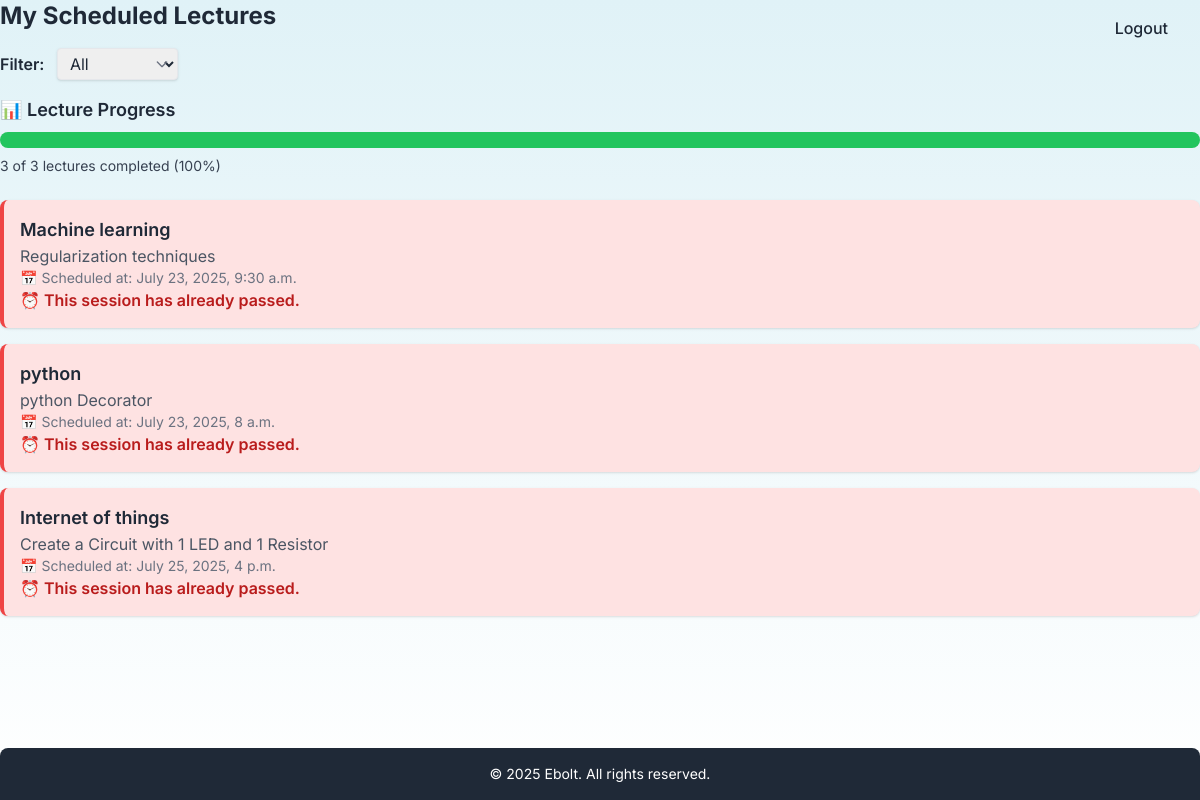
The app's page /my_lectures/ (signed in) with its own data.
### notes/models.py (models this page shows, shortened)
class Lecture(models.Model):
    user = models.ForeignKey(User, on_delete=models.CASCADE)
    title = models.CharField(max_length=200)
    description = models.TextField(blank=True)
    scheduled_at = models.DateTimeField()
    created_at = models.DateTimeField(auto_now_add=True)
    reminder_sent = models.BooleanField(default=False)

### notes/views.py (the view)
# urls.py: path('my_lectures/', views.my_lectures_view, name='my_lectures'),
@login_required
def my_lectures_view(request):
    now = timezone.now()
    reminder_window = now + timedelta(hours=24)
    filter_option = request.GET.get('filter', 'all')
    lectures = Lecture.objects.filter(user=request.user)
    if filter_option == 'upcoming':
        lectures = lectures.filter(scheduled_at__gte=now)
    elif filter_option == 'completed':
        lectures = lectures.filter(scheduled_at__lt=now)
    completed_count = lectures.filter(scheduled_at__lt=now).count()
    upcoming_count = lectures.filter(scheduled_at__gte=now).count()
    total = lectures.count()
    completed_percent = round((completed_count / total) * 100) if total > 0 else 0
    for lecture in lectures:
        if lecture.scheduled_at > now:
            delta = lecture.scheduled_at - now
            total_minutes = int(delta.total_seconds() / 60)
            hours = total_minutes // 60
            minutes = total_minutes % 60
            lecture.remaining_time = f"{hours} hours, {minutes} minutes"
        else:
            lecture.remaining_time = None
    return render(request, 'my_lectures.html', {
        'lectures': lectures,
        'now': now,
        'reminder_window': reminder_window,
        'completed_count': completed_count,
        'upcoming_count': upcoming_count,
        'completed_percent': completed_percent,
        'selected_filter': filter_option
    })

### notes/templates/my_lectures.html (shortened to what this page needs)
{% extends 'base.html' %}
{% block content %}
<h2 class="text-2xl font-bold mb-4">My Scheduled Lectures</h2>
{% if lectures %}
    <form method="get" class="mb-4 relative inline-block">
        <label for="filter" class="mr-2 font-semibold">Filter:</label>
        <select name="filter" id="filter" onchange="this.form.submit()" class="border px-2 py-1 rounded shadow">
            <option value="all" {% if selected_filter == 'all' %}selected{% endif %}>All</option>
        </select>
        <div class="pointer-events-none absolute inset-y-0 right-0 flex items-center px-2 text-gray-500">
        </div>
    </form>
    <div class="mb-6">
        <h3 class="text-lg font-semibold mb-2">📊 Lecture Progress</h3>
        <div class="w-full bg-gray-200 rounded-full h-4">
            <div class="bg-green-500 h-4 rounded-full transition-all duration-300"
                 style="width: {{ completed_percent }}%;"></div>
        </div>
        <p class="text-sm mt-2 text-gray-700">
            {{ completed_count }} of {{ lectures.count }} lectures completed ({{ completed_percent }}%)
        </p>
    </div>
    <ul class="space-y-4">
        {% for lecture in lectures %}
            {% if lecture.scheduled_at < now %}
                <li class="p-4 rounded-lg shadow bg-red-100 border-l-4 border-red-500">
                    <h3 class="text-lg font-semibold">{{ lecture.title }}</h3>
                    <p class="text-gray-600">{{ lecture.description }}</p>
                    <p class="text-sm text-gray-500">📅 Scheduled at: {{ lecture.scheduled_at }}</p>
                    <p class="text-red-700 font-semibold">⏰ This session has already passed.</p>
                </li>
            {% endif %}
        {% endfor %}
    </ul>
{% else %}
    <p>No lectures scheduled yet.</p>
{% endif %}
{% endblock %}

### notes/templates/base.html (style rules this page uses)
body { font-family: "Inter", sans-serif; background: linear-gradient(to bottom, #e0f2f7, #ffffff); }

### records on screen
Lecture: title "Machine learning", description "Regularization techniques", scheduled_at "July 23, 2025, 9:30 a.m."
Lecture: title "python", description "python Decorator", scheduled_at "July 23, 2025, 8 a.m."
Lecture: title "Internet of things", description "Create a Circuit with 1 LED and 1 Resistor", scheduled_at "July 25, 2025, 4 p.m."

### other values on screen
{{ completed_count }} "3"
{{ lectures.count }} "3"
{{ completed_percent }} "100"
